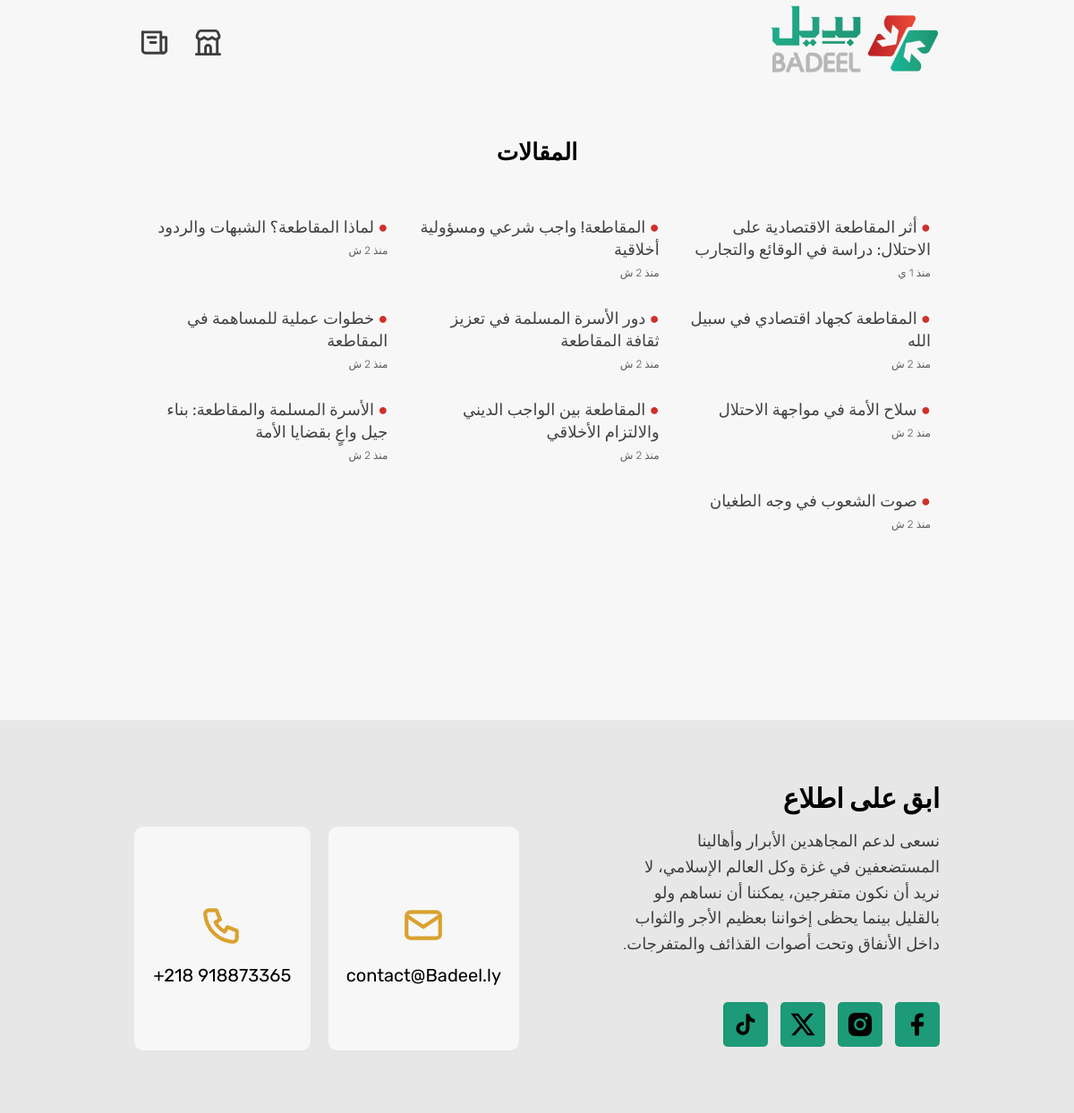
The app's page /articles/ with its own data.
### main/models.py (models this page shows, shortened)
class Article(models.Model):
    title = models.CharField(max_length=400)
    link = models.URLField()
    source = models.CharField(max_length=200)
    topic = models.CharField(max_length=200)
    content = models.TextField(blank=True)
    created_at = models.DateTimeField(auto_now_add=True)
    class Meta:
        ordering = ['-created_at']

### main/views.py (the view)
# urls.py: path('articles/', views.articles, name="articles"),
def articles(request):
    articles = Article.objects.all()
    context = {
        'articles': articles,
    }
    return render(request, 'articles.html', context)

### main/templates/articles.html (shortened to what this page needs)
{% extends 'base.html' %}
{% block content %}
{% load static %}
<!DOCTYPE html>
<html lang="en">
<head>
</head>
<body hx-target="this" hx-swap="outerHTML">
<div id="forplaceholder">
    {% include 'components/header.html' %}
    <div class="articles">
        <a onclick="openLoader()"  hx-push-url="true" href="" class="title">
            <h1 class="title">المقالات</h1>
        </a>
        <div class="items">
            {% for article in articles %}
                <a onclick="openLoader()" hx-push-url="true" href="{% url 'article' article.id %}">
                    <div class="item">
                        <h1><span>&#9679; </span>{{article.title}}</h1>
                        <p class="created_at">منذ {{article.created_at|timesince}}</p>
                    </div>
                </a>
            {% endfor %}
        </div>
    </div>
    {% include 'components/footer.html' %}
</div>
</body>
</html>
{% endblock content %}

### static/css/styles.css (style rules this page uses)
.articles { width: 65vw; margin: auto; margin-top: 150px; margin-bottom: 200px; }
.articles .title { margin-bottom: 40px; display: block; width: auto; text-align: center; }
.articles .title h1 { font-size: 26px; font-weight: bold; line-height: 1.6; margin: auto; display: block; color:#000; transition: ease-in-out 0.3s all; }
.articles .items { display: grid; grid-template-columns: 1fr 1fr 1fr; gap: 10px; }
.articles .items .item { transition: ease-in-out 0.3s all; padding: 10px; cursor: pointer; border-radius: 3px; }
.articles .items .item h1 { font-size: 18px; font-weight: 400; color: #000000bc; text-align: right; line-height: 1.4; }
.articles .items .item h1 span { color: #CF302C; }
.articles .items .item p { font-size: 12px; font-weight: 200; color: #000000a3; text-align: right; display: -webkit-box; -webkit-line-clamp: 1; -webkit-box-orient: vertical; overflow: hidden; margin-top: 5px; line-height: 1.4; }
@media screen and (max-width: 1400px) { .articles { width: 75vw; } }

### main/templates/base.html (style rules this page uses)
* { margin: 0;padding: 0;box-sizing: border-box;direction: rtl;font-family: "Rubik", sans-serif;scrollbar-color: #999 #d4d4d4;scrollbar-width: thin;outline: none; }
body { overflow-x: hidden; background-color: #f7f7f7; }
body a { text-decoration: none; cursor: pointer; }

### records on screen
Article: title "أثر المقاطعة الاقتصادية على الاحتلال: دراسة في الوقائع والتجارب"
Article: title "المقاطعة! واجب شرعي ومسؤولية أخلاقية"
Article: title "لماذا المقاطعة؟ الشبهات والردود"
Article: title "المقاطعة كجهاد اقتصادي في سبيل الله"
Article: title "دور الأسرة المسلمة في تعزيز ثقافة المقاطعة"
Article: title "خطوات عملية للمساهمة في المقاطعة"
Article: title "سلاح الأمة في مواجهة الاحتلال"
Article: title "المقاطعة بين الواجب الديني والالتزام الأخلاقي"
Article: title "الأسرة المسلمة والمقاطعة: بناء جيل واعٍ بقضايا الأمة"
Article: title "صوت الشعوب في وجه الطغيان"
